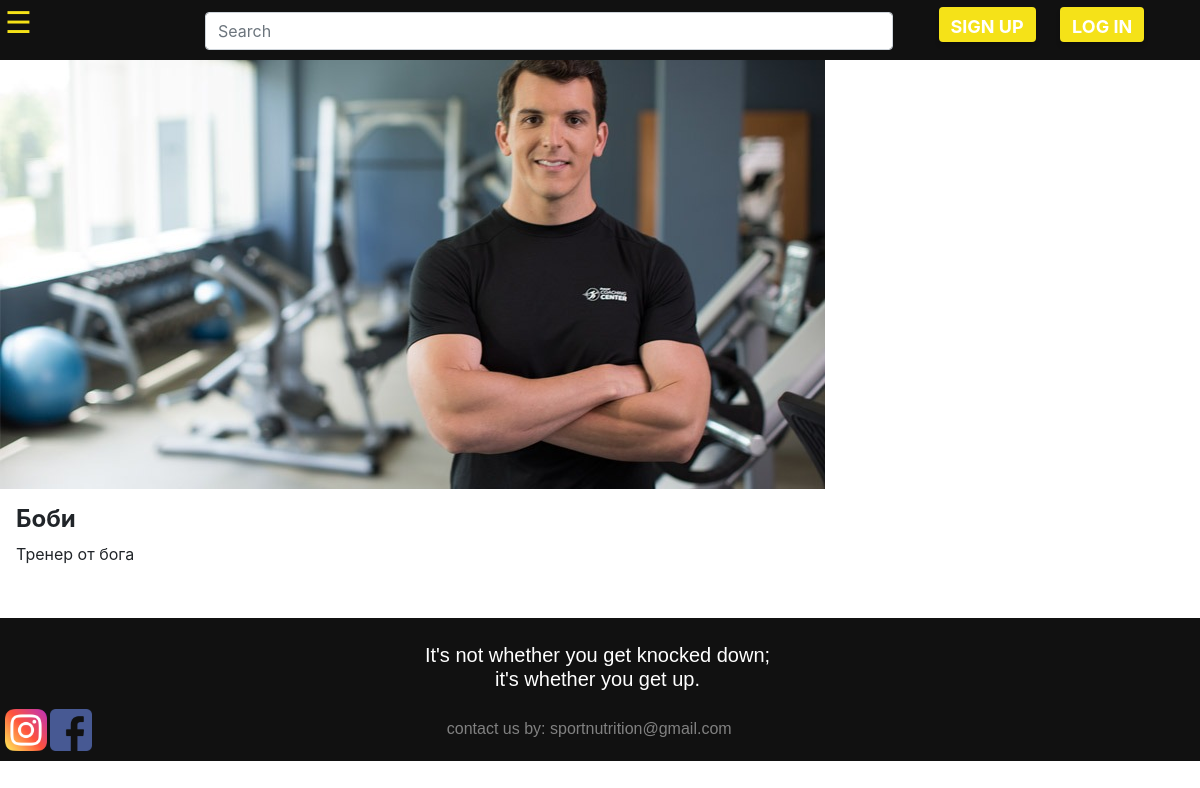
Screenshot of /coach/2/ with the database file from the repository.
### sport_app/models.py (models this page shows, shortened)
class Coach(models.Model):
    name = models.TextField()
    info = models.TextField()
    img = models.ImageField(upload_to='C:/Users/Karim/PycharmProjects/sport/media/img', blank=True)

### sport_app/views.py (the view, shortened to what this page needs)
# urls.py: path('coach/<int:coach_id>/', views.detail_coach, name='detail_coach'),
def detail_coach(request, coach_id):
    try:
        a = Coach.objects.get(id=coach_id)
    except:
        raise Http404('The article is not found')
    comments = Comment.objects.filter(conn_id=coach_id)
    return render(request, "detail_coach.html", {"coach": a, "comments": comments})

### sport_app/templates/detail_coach.html
{% extends "common.html" %}
{% block content %}
    <div class="w-100">
        <div class="fotorama"
             data-allowfullscreen="true"
             data-fit="cover"
             data-width="100%"
             data-ratio="21/9">
            <img src="{{ coach.img.url }}">
        </div>
        <div class="p-3">
            <h4><b>{{ coach.name }}</b></h4>
            <p>{{ coach.info }}</p>
        </div>
    </div>
{% endblock %}

### rows the page displays
Coach: img (picture), name "Боби", info "Тренер от бога"
